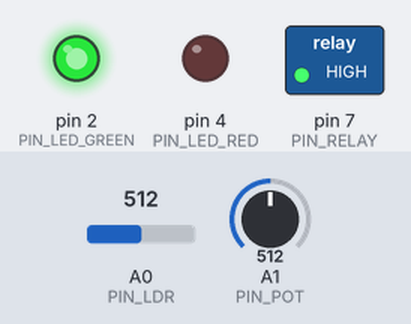
This sketch was run on a simulated Arduino Uno, built with avr-gcc and run on an emulated ATmega328P. On the bench: switched loads named in the sketch (green lamp = pin HIGH), output pins drawn as LEDs (lit = HIGH). The test bench sets the inputs (shaded band); at power-on: A0 (PIN_LDR) = 512, A1 (PIN_POT) = 512. What the sketch prints to the serial monitor is not drawn.

Above: at 4.8 s.
4.9 s: A0 (PIN_LDR) set to 232
7.9 s: A0 (PIN_LDR) set to 201
At 8.4 s:
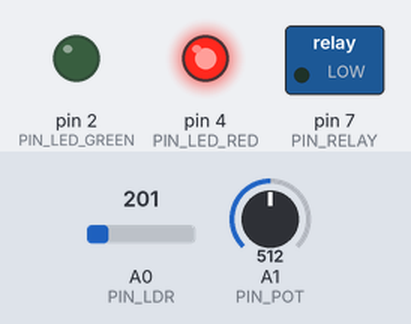
11.5 s: A0 (PIN_LDR) set to 306
At 12.7 s:
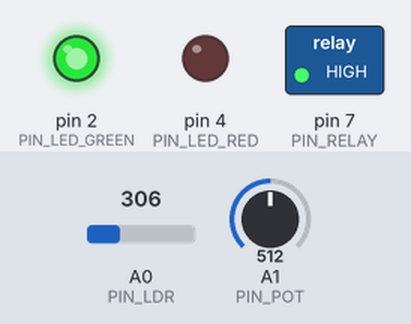
14.5 s: A0 (PIN_LDR) set to 122
At 17.0 s:
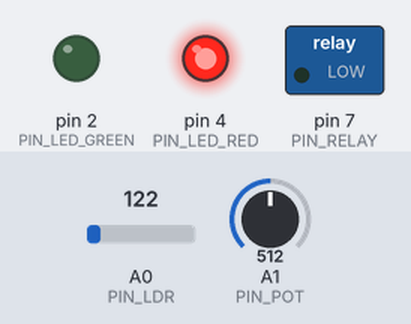
Timing chart, 0 to 18.5 s (numbered marks = the images above; inputs shaded):
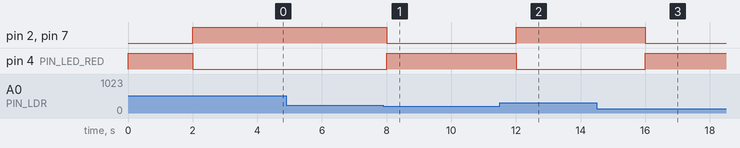

The sketch:

sketch.ino
```cpp
const int PIN_LDR = A0;      // Sensor Solar (LDR)
const int PIN_POT = A1;      // Sensor de Corrente (Potenciômetro)
const int PIN_RELAY = 7;     // Atuador Relé
const int PIN_LED_GREEN = 2; // Sinalização: Carregando
const int PIN_LED_RED = 4;   // Sinalização: Standby / Indisponível

unsigned long lastMsg = 0;

void setup() {
  Serial.begin(9600);

  pinMode(PIN_RELAY, OUTPUT);
  pinMode(PIN_LED_GREEN, OUTPUT);
  pinMode(PIN_LED_RED, OUTPUT);

  digitalWrite(PIN_RELAY, LOW);
  digitalWrite(PIN_LED_GREEN, LOW);
  digitalWrite(PIN_LED_RED, HIGH);

  Serial.println("--- CHARGEGRID SPRINT 3 INICIADO ---");
}

void loop() {
  unsigned long now = millis();
  if (now - lastMsg > 2000) {
    lastMsg = now;

    int ldrValue = analogRead(PIN_LDR);
    int potValue = analogRead(PIN_POT);

    float solarIrradiance = map(ldrValue, 0, 1023, 0, 100);
    float currentAmperes = map(potValue, 0, 1023, 0, 320) / 10.0;
    float voltage = 220.0;
    float powerWatts = voltage * currentAmperes;

    bool isCharging = false;

    if (solarIrradiance > 20.0) {
      digitalWrite(PIN_RELAY, HIGH);
      digitalWrite(PIN_LED_GREEN, HIGH);
      digitalWrite(PIN_LED_RED, LOW);
      isCharging = true;
    } else {
      digitalWrite(PIN_RELAY, LOW);
      digitalWrite(PIN_LED_GREEN, LOW);
      digitalWrite(PIN_LED_RED, HIGH);
      isCharging = false;
      currentAmperes = 0.0;
      powerWatts = 0.0;
    }

    Serial.print("TELEMETRIA MQTT [chargegrid/sprint3/telemetry]: ");
    Serial.print("{\"station_id\":\"CHARGEGRID_UNO_01\",");
    Serial.print("\"solar_pct\":"); Serial.print(solarIrradiance, 1);
    Serial.print(",\"voltage_v\":"); Serial.print(voltage, 1);
    Serial.print(",\"current_a\":"); Serial.print(currentAmperes, 1);
    Serial.print(",\"power_w\":"); Serial.print(powerWatts, 1);
    Serial.print(",\"status\":\""); Serial.print(isCharging ? "CHARGING" : "STANDBY");
    Serial.println("\"}");
  }
}
```

Measured:
- the behaviour switches between 215 and 214 on A0 (PIN_LDR) (found by bisection; images 0 and 1)
- after the input at 4.9 s, every drawn part: stays the same
- after the input at 7.9 s, pin 2 (PIN_LED_GREEN), pin 7 (PIN_RELAY): HIGH → LOW after 0.11 s; pin 4 (PIN_LED_RED): LOW → HIGH after 0.11 s
- after the input at 11.5 s, pin 2 (PIN_LED_GREEN), pin 7 (PIN_RELAY): LOW → HIGH after 0.51 s; pin 4 (PIN_LED_RED): HIGH → LOW after 0.51 s
- after the input at 14.5 s, pin 2 (PIN_LED_GREEN), pin 7 (PIN_RELAY): HIGH → LOW after 1.5 s; pin 4 (PIN_LED_RED): LOW → HIGH after 1.5 s
